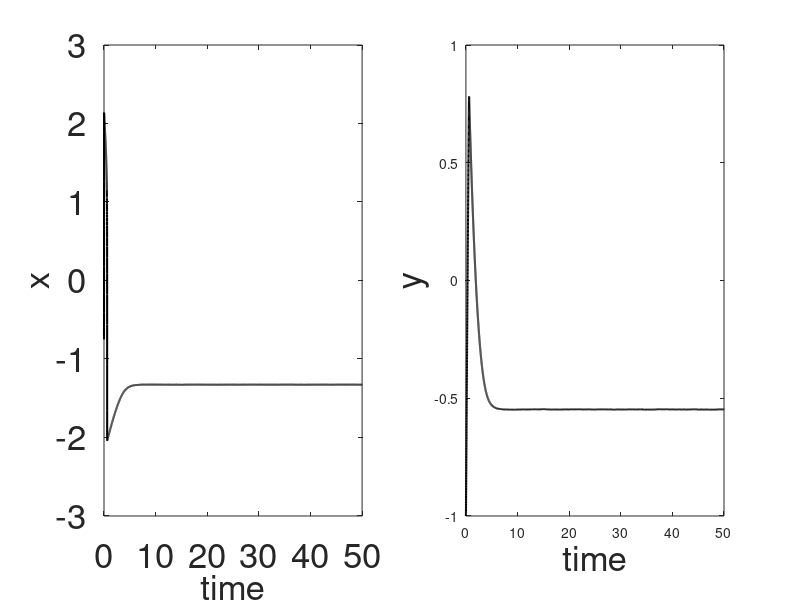

MATLAB code to generate this figure: (Note: this script raises an error after producing the figure.)
close all;

% simple FitzHugh-Naguma Model - nullcline analysis
a=0.90;
eps=1;

xlimit=2.5;
ylimit=2;
x=-xlimit:0.1:xlimit;
y=x-x.^3/3;
yy=-ylimit:0.1:ylimit;
xx=-a*ones(1,length(yy));

lambda(1)= (1-a^2 + sqrt( (1-a^2)^2-4*eps) )/(2*eps);
lambda(2)= (1-a^2 - sqrt( (1-a^2)^2-4*eps) )/(2*eps);

dt=0.002;
t0=0;
tf=50;
t=t0:dt:tf;
N=length(t);

xt=zeros(1,N);
yt=zeros(1,N);
xt(1)=-0.05;
yt(1)=-.75;

% for i=1:N-1
%    xt(i+1)=xt(i)+(xt(i)-xt(i)^3/3-yt(i))*dt/eps;
%    yt(i+1)=yt(i)+(xt(i)+a)*dt;
% end

% figure(1)
% subplot(1,2,1)
% set(gca,'FontSize',25);
% plot(t,xt,'k','LineWidth',1.5)
% xlabel('time','FontSize',25)
% ylabel('x','FontSize',25)
% subplot(1,2,2)
% set(gca,'FontSize',25);
% plot(t,yt,'k','LineWidth',1.5)
% xlabel('time','FontSize',25)
% ylabel('y','FontSize',25)
% 
% figure(2)
% hold on
% axis([-xlimit xlimit -ylimit ylimit])
% set(gca,'FontSize',25);
% plot(xt,yt, 'g', 'LineWidth',4)
% plot(xt(1),yt(1), 'xg', 'LineWidth',10)
% plot(x,y, 'r', 'LineWidth', 2.5)
% plot(xx,yy, 'b', 'LineWidth', 2.5)
% xlabel('x','FontSize',20)
% ylabel('y','FontSize',20)
% if lambda < 0
% plot(-a, -a+a^3/3, 'ok', 'LineWidth',4)
% title('Fixed point is stable', 'FontSize',20)
% else
%     plot(-a, -a+a^3/3, 'ks', 'LineWidth',3)
%     title('Fixed point is unstable', 'FontSize',20)
% end
% hold off

% extended FitzHugh-Nagumo Model

a1=1.3;
eps1=0.005;
gamma=0.05;

xT=zeros(1,N);
noise=wgn(1,N,1);
yT=xT;
xT(1)=-0.75;
yT(1)=-1;
D=0.016;

x_limit=2.5;
y_limit=1;
xE=-x_limit:0.01:x_limit;
yE=(xE+a1+D*noise(1,1:length(xE)))./gamma;
yE2=(xE-xE.^3/3+D*noise(1,1:length(xE))*eps);



for i=1:N-1
   xT(i+1)=xT(i)+(xT(i)-xT(i)^3/3-yT(i))*dt/eps1+D*noise(1,i+1)*dt; 
   yT(i+1)=yT(i)+(xT(i)-gamma*yT(i)+a1)*dt+D*noise(1,i+1)*dt;
end

figure(3)
subplot(1,2,1)
plot(t,xT,'k','LineWidth',1.5)
set(gca,'FontSize',25);
xlabel('time','FontSize',25)
ylabel('x','FontSize',25)
subplot(1,2,2)
set(gca,'FontSize',25);
plot(t,yT,'k','LineWidth',1.5)
xlabel('time','FontSize',25)
ylabel('y','FontSize',25)

% intersection of nullclines
b0=-2;
b = fsolve(@(b)((-a1-ny)/gamma+eps*nx+ (1-1/gamma)*b - b^3/3 ), b0);
c = (b+a1+ny)/gamma;

lambda1(1)= ((1-b^2-gamma*eps1) + sqrt((1-b^2-gamma*eps1)^2 - 4*(gamma*eps1*b^2 + eps1 - gamma*eps1)  ) )/2;
lambda1(2)= ((1-b^2-gamma*eps1) - sqrt((1-b^2-gamma*eps1)^2 - 4*(gamma*eps1*b^2 + eps1 - gamma*eps1)  )) /2;

figure(4)
hold on
plot(xT,yT, 'g', 'LineWidth',2.5)
plot(xT(1),yT(1), 'xg', 'LineWidth',10)
plot(xE,yE,'b', 'LineWidth', 2.5)
set(gca,'FontSize',20);
plot(xE,yE2, 'r', 'LineWidth', 2.5)
if lambda1 <0 
    plot(b,c, 'ok', 'LineWidth',4)
    title('Fixed point is stable', 'FontSize',20)
else
    plot(b,c, 'sk', 'LineWidth',4)
    title('Fixed point is unstable', 'FontSize',20)
end
    
    axis([-x_limit x_limit -ylimit ylimit])
hold off
